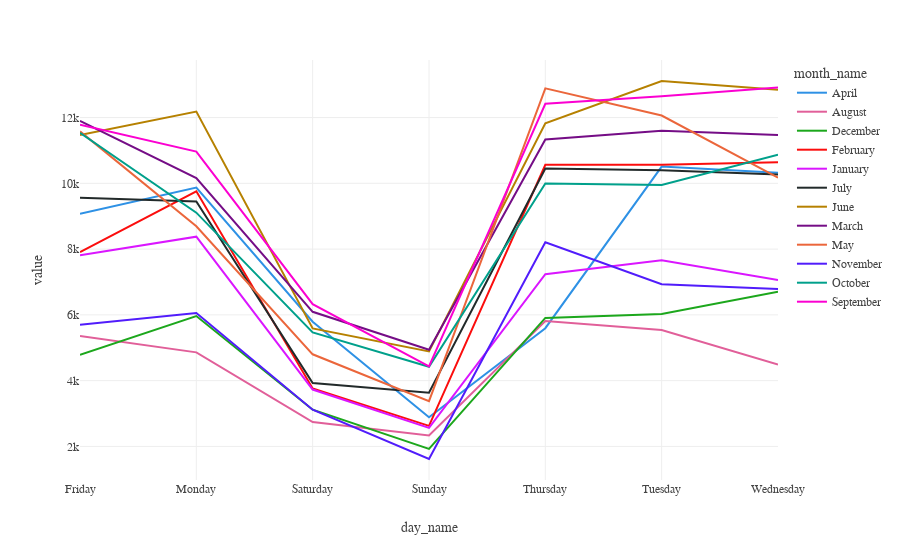

Notebook code for this chart:
### Markdown cell above
## Seasonal Plots

### Code cell
# play with color palettes: https://plotly.com/python/discrete-color/

pd.pivot_table(
    data=daily_outflow[["day_name", "month_name", "count"]],
    index="day_name",
    columns="month_name",
)["count"].plot(color_discrete_sequence=px.colors.qualitative.Dark24).update_layout(
    **plotly_styles
).update_traces(
    hovertemplate=None
)

### Figure 1 — Plotly figure (JSON) as saved in the notebook; plotly's stock layout.template omitted (floating-point values rounded to 4 significant figures)
{"data": [{"legendgroup": "April", "line": {"color": "#2E91E5", "dash": "solid"}, "mode": "lines", "name": "April", "orientation": "v", "showlegend": true, "type": "scatter", "x": ["Friday", "Monday", "Saturday", "Sunday", "Thursday", "Tuesday", "Wednesday"], "xaxis": "x", "y": [9077.0, 9873.0, 5794.0, 2890.0, 5595.0, 10509, 10321], "yaxis": "y"}, {"legendgroup": "August", "line": {"color": "#E15F99", "dash": "solid"}, "mode": "lines", "name": "August", "orientation": "v", "showlegend": true, "type": "scatter", "x": ["Friday", "Monday", "Saturday", "Sunday", "Thursday", "Tuesday", "Wednesday"], "xaxis": "x", "y": [5361, 4860, 2740, 2333, 5815, 5541, 4492.0], "yaxis": "y"}, {"legendgroup": "December", "line": {"color": "#1CA71C", "dash": "solid"}, "mode": "lines", "name": "December", "orientation": "v", "showlegend": true, "type": "scatter", "x": ["Friday", "Monday", "Saturday", "Sunday", "Thursday", "Tuesday", "Wednesday"], "xaxis": "x", "y": [4784, 5963.0, 3117, 1925.0, 5907.0, 6027.0, 6701], "yaxis": "y"}, {"legendgroup": "February", "line": {"color": "#FB0D0D", "dash": "solid"}, "mode": "lines", "name": "February", "orientation": "v", "showlegend": true, "type": "scatter", "x": ["Friday", "Monday", "Saturday", "Sunday", "Thursday", "Tuesday", "Wednesday"], "xaxis": "x", "y": [7910, 9756.0, 3762.0, 2625, 10560.0, 10570.0, 10640.0], "yaxis": "y"}, {"legendgroup": "January", "line": {"color": "#DA16FF", "dash": "solid"}, "mode": "lines", "name": "January", "orientation": "v", "showlegend": true, "type": "scatter", "x": ["Friday", "Monday", "Saturday", "Sunday", "Thursday", "Tuesday", "Wednesday"], "xaxis": "x", "y": [7810.0, 8378.0, 3730.0, 2565, 7235, 7664.0, 7062.0], "yaxis": "y"}, {"legendgroup": "July", "line": {"color": "#222A2A", "dash": "solid"}, "mode": "lines", "name": "July", "orientation": "v", "showlegend": true, "type": "scatter", "x": ["Friday", "Monday", "Saturday", "Sunday", "Thursday", "Tuesday", "Wednesday"], "xaxis": "x", "y": [9559.0, 9448, 3931.0, 3636.0, 10450, 10400.0, 10270.0], "yaxis": "y"}, {"legendgroup": "June", "line": {"color": "#B68100", "dash": "solid"}, "mode": "lines", "name": "June", "orientation": "v", "showlegend": true, "type": "scatter", "x": ["Friday", "Monday", "Saturday", "Sunday", "Thursday", "Tuesday", "Wednesday"], "xaxis": "x", "y": [11472, 12180.0, 5588.0, 4890.0, 11820.0, 13110.0, 12846], "yaxis": "y"}, {"legendgroup": "March", "line": {"color": "#750D86", "dash": "solid"}, "mode": "lines", "name": "March", "orientation": "v", "showlegend": true, "type": "scatter", "x": ["Friday", "Monday", "Saturday", "Sunday", "Thursday", "Tuesday", "Wednesday"], "xaxis": "x", "y": [11900.0, 10160.0, 6094.0, 4938, 11330.0, 11600.0, 11468], "yaxis": "y"}, {"legendgroup": "May", "line": {"color": "#EB663B", "dash": "solid"}, "mode": "lines", "name": "May", "orientation": "v", "showlegend": true, "type": "scatter", "x": ["Friday", "Monday", "Saturday", "Sunday", "Thursday", "Tuesday", "Wednesday"], "xaxis": "x", "y": [11580.0, 8696.0, 4802.0, 3378.0, 12890.0, 12061, 10170.0], "yaxis": "y"}, {"legendgroup": "November", "line": {"color": "#511CFB", "dash": "solid"}, "mode": "lines", "name": "November", "orientation": "v", "showlegend": true, "type": "scatter", "x": ["Friday", "Monday", "Saturday", "Sunday", "Thursday", "Tuesday", "Wednesday"], "xaxis": "x", "y": [5698.0, 6058, 3115.0, 1618, 8208.0, 6934.0, 6786.0], "yaxis": "y"}, {"legendgroup": "October", "line": {"color": "#00A08B", "dash": "solid"}, "mode": "lines", "name": "October", "orientation": "v", "showlegend": true, "type": "scatter", "x": ["Friday", "Monday", "Saturday", "Sunday", "Thursday", "Tuesday", "Wednesday"], "xaxis": "x", "y": [11534, 9108, 5468, 4423.0, 9996.0, 9947.0, 10870.0], "yaxis": "y"}, {"legendgroup": "September", "line": {"color": "#FB00D1", "dash": "solid"}, "mode": "lines", "name": "September", "orientation": "v", "showlegend": true, "type": "scatter", "x": ["Friday", "Monday", "Saturday", "Sunday", "Thursday", "Tuesday", "Wednesday"], "xaxis": "x", "y": [11780.0, 10960.0, 6326.0, 4433, 12419, 12650.0, 12910.0], "yaxis": "y"}], "layout": {"font": {"family": "DejaVuSansMono Nerd Font"}, "legend": {"title": {"text": "month_name"}, "tracegroupgap": 0}, "margin": {"t": 60}, "title": {"x": 0.05, "xanchor": "left"}, "xaxis": {"anchor": "y", "autorange": true, "domain": [0, 1], "range": [0, 6], "title": {"text": "day_name"}, "type": "category"}, "yaxis": {"anchor": "x", "autorange": true, "domain": [0, 1], "range": [979.5, 13750.0], "title": {"text": "value"}, "type": "linear"}}}
